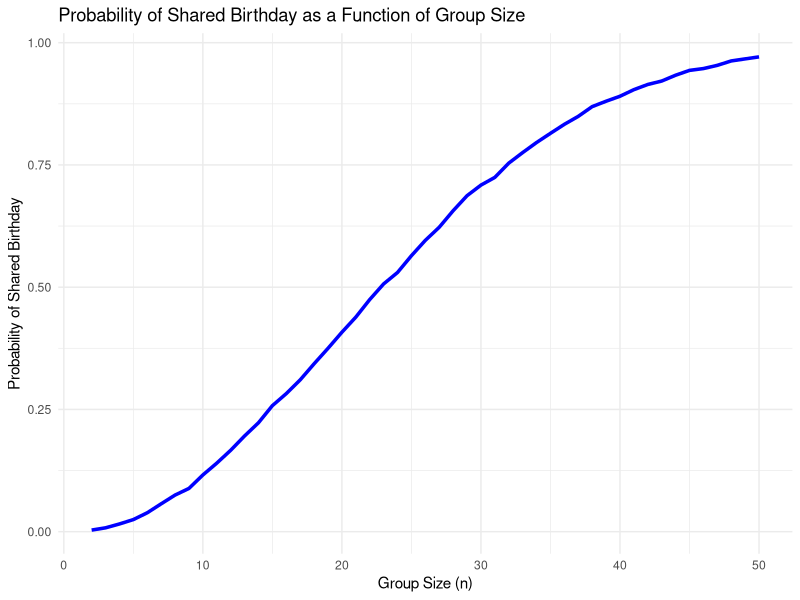

Generate this figure with R:
## ---- chunk 1
knitr::opts_chunk$set(echo = TRUE)
library(ggplot2)
## ---- chunk 2
# Define the function to simulate birthdays and check for duplicates
simulate_shared_birthday <- function(n) {
  birthdays <- sample(1:365, n, replace = TRUE) 
  return(any(duplicated(birthdays)))           
}

# Run simulations for group sizes from 2 to 50
set.seed(123) 
group_sizes <- 2:50
num_simulations <- 10000
results <- sapply(group_sizes, function(n) {
  mean(replicate(num_simulations, simulate_shared_birthday(n)))
})

# Plot the results
plot_data <- data.frame(GroupSize = group_sizes, Probability = results)
ggplot(plot_data, aes(x = GroupSize, y = Probability)) +
  geom_line(color = "blue", linewidth = 1.2) +  # Use `linewidth` instead of `size`
  labs(title = "Probability of Shared Birthday as a Function of Group Size",
       x = "Group Size (n)", y = "Probability of Shared Birthday") +
  theme_minimal()
